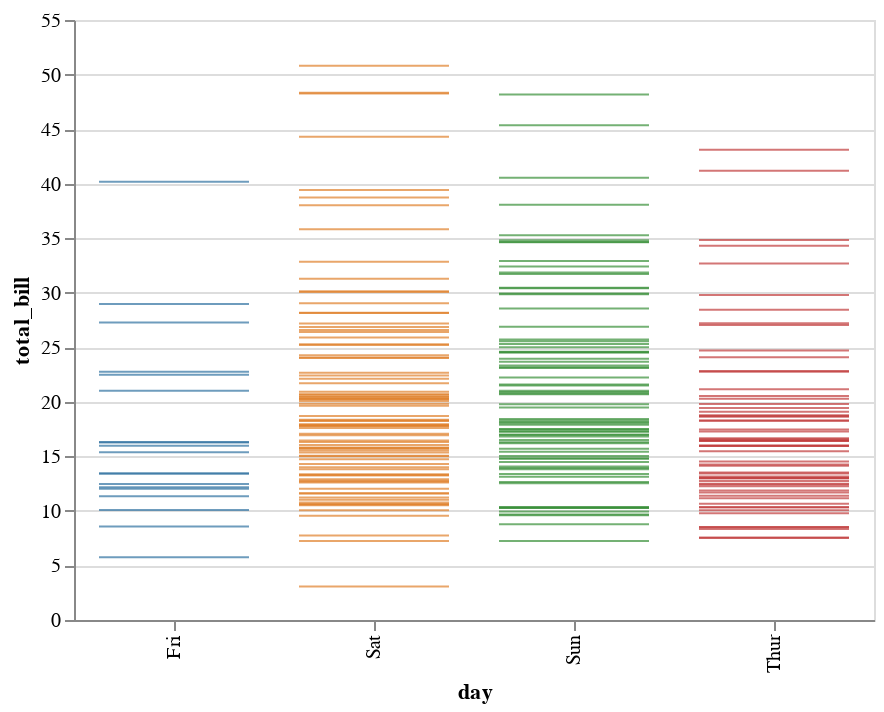

Source (notebook cell):
### Code cell
display(salt.stripplot(x="day", y="total_bill", data=tips))
ax = sns.stripplot(x="day", y="total_bill", data=tips)

### Figure 1 — Vega-Lite specification as saved in the notebook (floating-point values rounded to 4 significant figures; data arrays with more than 128 entries replaced by an {"elided": "..."} marker saying what was removed)
{"$schema": "https://vega.github.io/schema/vega-lite/v2.4.1.json", "config": {"range": {"category": ["rgba(49,115,161,1)", "rgba(224,128,44,1)", "rgba(58,145,58,1)", "rgba(192,60,61,1)", "rgba(147,113,178,1)", "rgba(131,91,83,1)", "rgba(213,132,188,1)", "rgba(127,127,127,1)", "rgba(168,169,53,1)", "rgba(45,171,184,1)"]}, "view": {"height": 300, "width": 400}}, "data": {"values": {"elided": "244 records"}}, "encoding": {"color": {"field": "day", "legend": null, "type": "nominal"}, "x": {"field": "day", "type": "nominal"}, "y": {"field": "total_bill", "type": "quantitative"}}, "mark": "tick"}
